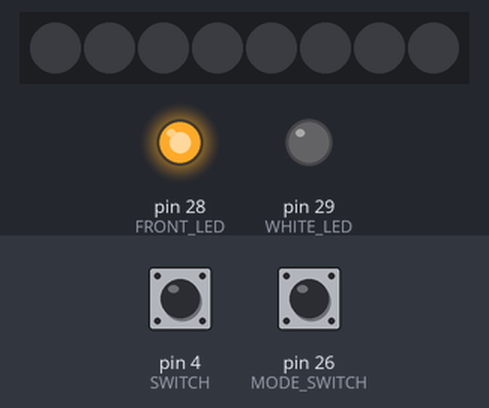
A sketch run on a simulated Arduino Mega 2560, built with avr-gcc and run on an emulated ATmega2560. On the bench: 8 RGB LEDs in strip order, left to right, output pins drawn as LEDs (lit = HIGH). Inputs (shaded band) come from the test bench; at power-on: pin 26 (MODE_SWITCH) LOW, pin 4 (SWITCH) HIGH. What the sketch prints to the serial monitor is not drawn.

Above: at 1.2 s.
1.3 s: pin 26 (MODE_SWITCH) pulled HIGH for 0.15 s
At 1.6 s:
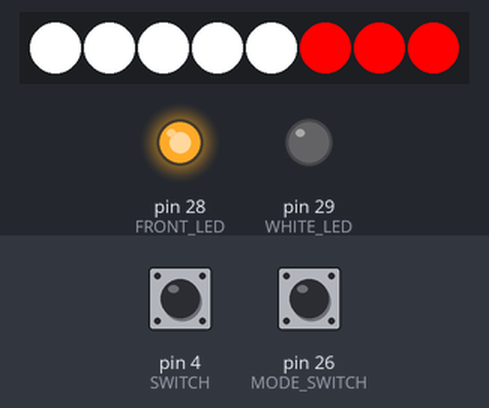
2.9 s: pin 4 (SWITCH) pulled LOW for 0.15 s
At 3.6 s:
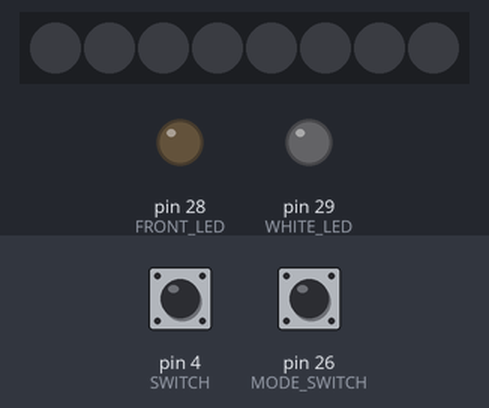
4.8 s: pin 26 (MODE_SWITCH) pulsed HIGH 5 times (0.12 s each, 0.3 s apart)
At 6.6 s:
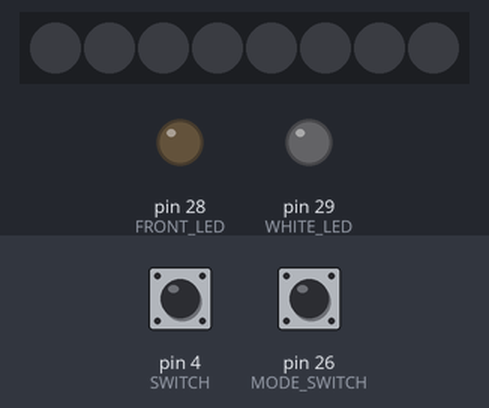
7.8 s: pin 4 (SWITCH) pulled LOW for 0.15 s
At 8.5 s:
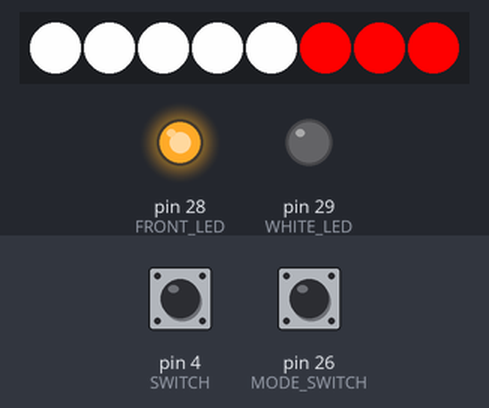
9.7 s: pin 26 (MODE_SWITCH) pulled HIGH for 1 s
12.2 s: pin 26 (MODE_SWITCH) pulled HIGH for 0.15 s
At 12.46 s:
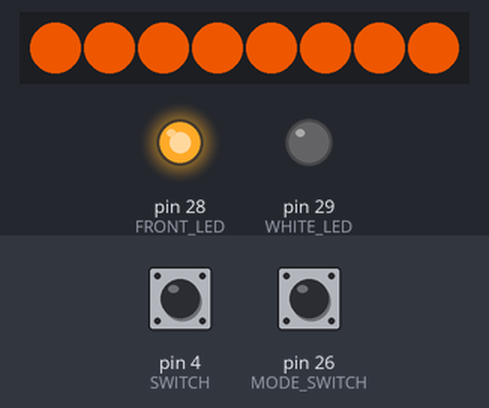
Timing chart, 0 to 16.2 s (numbered marks = the images above; inputs shaded):
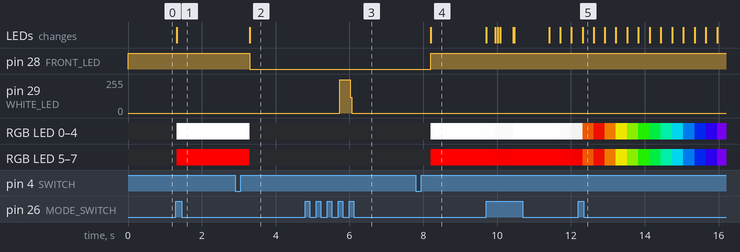

The sketch:

awardv2.ino
```cpp
#include <Adafruit_NeoPixel.h>

// AUTHOR: Jonah Kowal, 10/15/2023
// This code is so messy and unreadable. I'm sorry

#define FRONT_LED 28 // these are the lights inside the frame of the award that shine out the front
#define LED 3 // this is the led strip below the acryllic
#define WHITE_LED 29 // these are the bright white leds under the acryllic
#define SWITCH 4 // this is the button to the right of the usb-c
#define MODE_SWITCH 26 // this is the button to the left of the usb-c
#define NUMPIXELS 8

#define PULSE_SPEED 0.0025

Adafruit_NeoPixel bordieLED(NUMPIXELS, LED, NEO_GRB + NEO_KHZ800);

uint32_t teamColor1 = bordieLED.Color(255,255,255);
uint32_t teamColor2 = bordieLED.Color(255,0,0);
uint32_t redColor = bordieLED.Color(255,0,0);
uint32_t whiteColor = bordieLED.Color(255, 255, 255);

bool ledOn = true;
unsigned long buttonTriggerTime = 0;
uint8_t buttonTriggered = 0;
bool buttonPressed = false;
unsigned long buttonPressTime = 0;
bool mosiLEDPower = true;
double brightness = 255.0;
bool brightnessDecrease = true;

int8_t ledMode = -1;
// 0 = static team colors
// 1 = pulsing team colors
// 2 = rainbow
// 3 = robototes colors (red)
// 4 = bright led on
bool auxButtonTriggered = false;

void setup() {
  bordieLED.begin();
  pinMode(FRONT_LED,OUTPUT);
  pinMode(SWITCH,INPUT);
  pinMode(MODE_SWITCH, INPUT);
  pinMode(WHITE_LED, OUTPUT);
  Serial.begin(9600);
}

void setLEDRed() {
  bordieLED.fill(redColor, 0, 5);
  bordieLED.fill(whiteColor, 5, NUMPIXELS);
}

void setLEDTeamColor() {
  bordieLED.fill(teamColor1, 0, 5);
  bordieLED.fill(teamColor2, 5, NUMPIXELS);
}

void pulseLEDTeamColor() {
  bordieLED.fill(teamColor1, 0, 5);
  bordieLED.fill(teamColor2, 5, NUMPIXELS);

  double pulsation = sin(millis()*PULSE_SPEED) * 0.08;
  if ((brightness + pulsation) < 255 && (brightness + pulsation) > 0) {
    brightness += pulsation;
  }
}

void setWhiteLED() {
  digitalWrite(WHITE_LED, HIGH);
}

uint32_t hsl(uint16_t ih, uint8_t is, uint8_t il) {

  float h, s, l, t1, t2, tr, tg, tb;
  uint8_t r, g, b;

  h = (ih % 360) / 360.0;
  s = constrain(is, 0, 100) / 100.0;
  l = constrain(il, 0, 100) / 100.0;

  if ( s == 0 ) {
    r = g = b = 255 * l;
    return ((uint32_t)r << 16) | ((uint32_t)g <<  8) | b;
  }

  if ( l < 0.5 ) t1 = l * (1.0 + s);
  else t1 = l + s - l * s;

  t2 = 2 * l - t1;
  tr = h + 1/3.0;
  tg = h;
  tb = h - 1/3.0;

  r = hsl_convert(tr, t1, t2);
  g = hsl_convert(tg, t1, t2);
  b = hsl_convert(tb, t1, t2);

  // NeoPixel packed RGB color
  return ((uint32_t)r << 16) | ((uint32_t)g <<  8) | b;
}

uint8_t hsl_convert(float c, float t1, float t2) {

  if ( c < 0 ) c+=1;
  else if ( c > 1 ) c-=1;

  if ( 6 * c < 1 ) c = t2 + ( t1 - t2 ) * 6 * c;
  else if ( 2 * c < 1 ) c = t1;
  else if ( 3 * c < 2 ) c = t2 + ( t1 - t2 ) * ( 2/3.0 - c ) * 6;
  else c = t2;

  return (uint8_t)(c*255);
}

void rainbow() {
  bordieLED.fill(hsl(360.0 * abs(sin(millis()*PULSE_SPEED*0.1)), 100, 50), 0, NUMPIXELS);
}

void loop() {
  int buttonRead = digitalRead(SWITCH);

  // register button states, enter brightness modifcation loop if warranted
  if (buttonRead == LOW && !buttonPressed) {
    buttonPressed = true;
    buttonPressTime = millis();
  } else if (buttonRead == LOW) {
    if (millis() - buttonPressTime >= 500) {
      if (brightness < 255 && !brightnessDecrease) {
        brightness++;
      } else if (brightness >= 255) {
        brightnessDecrease = true;
      }
      if (brightness > 0 && brightnessDecrease) {
        brightness--;
      } else if (brightness <= 0) {
        brightnessDecrease = false;
      }
      delay(10);
    }
  } else if (buttonRead == HIGH && buttonPressed) {
    buttonPressed = false;
    if (millis() - buttonPressTime < 500) {
      buttonTriggered++;
      buttonTriggerTime = millis();
    }
  }

  // check button state for either auxilery led off or all led off
  if (millis() - buttonTriggerTime > 250) {
    if (buttonTriggered == 1) {
      ledOn = !ledOn;
    }
    if (buttonTriggered > 1) {
      mosiLEDPower = !mosiLEDPower;
    }
    buttonTriggered = 0;
  }

  // turn led on or off
  if (!ledOn) {
    bordieLED.setBrightness(0);
    digitalWrite(FRONT_LED, LOW);
    digitalWrite(WHITE_LED, LOW);
  } else {
    bordieLED.setBrightness((uint8_t) brightness);
    digitalWrite(FRONT_LED, mosiLEDPower);
  }

  bool auxButtonRead = digitalRead(MODE_SWITCH);
  // increment led mode if aux button is down
  if (auxButtonRead == HIGH && !auxButtonTriggered) {
    auxButtonTriggered = true;
    if (ledMode < 4) {
      ledMode++;
    } else {
      ledMode = 0;
    }
  } else if (auxButtonRead == LOW && auxButtonTriggered) {
    auxButtonTriggered = false;
  }

  if (ledMode != 4) {
    digitalWrite(WHITE_LED, LOW);
  }

  bordieLED.clear();
  switch(ledMode) {
    case 0: // static team colors
      setLEDTeamColor();
      break;
    case 1: // pulsing team colors
      pulseLEDTeamColor();
      break;
    case 2: // rainbow
      rainbow();
      break;
    case 3: // red
      setLEDRed();
      break;
    case 4: // bright white led
      setWhiteLED();
      break;
    default:
      Serial.println("Something went wrong. Oops.");
  }
  bordieLED.show();
}
```

Measured:
- after the input at 1.3 s, RGB LED 0–4: off → RGB(255, 255, 255) at once; RGB LED 5–7: off → RGB(255, 0, 0) at once; the LEDs: change at once (image 1)
- after the input at 2.9 s, pin 28 (FRONT_LED): HIGH → LOW after 0.40 s; RGB LED 0–4: RGB(255, 255, 255) → off after 0.40 s; RGB LED 5–7: RGB(255, 0, 0) → off after 0.40 s; the LEDs: change after 0.40 s (image 2)
- after the input at 4.8 s, pin 29 (WHITE_LED): 0/255 → 248/255 after 0.94 s, → 0/255 0.28 s later
- after the input at 7.8 s, pin 28 (FRONT_LED): LOW → HIGH after 0.40 s; RGB LED 0–4: off → RGB(250, 250, 250) after 0.40 s; RGB LED 5–7: off → RGB(250, 0, 0) after 0.40 s; the LEDs: change after 0.40 s (image 4)
- after the input at 12.2 s, the LEDs: change after 0.11 s (image 5)
